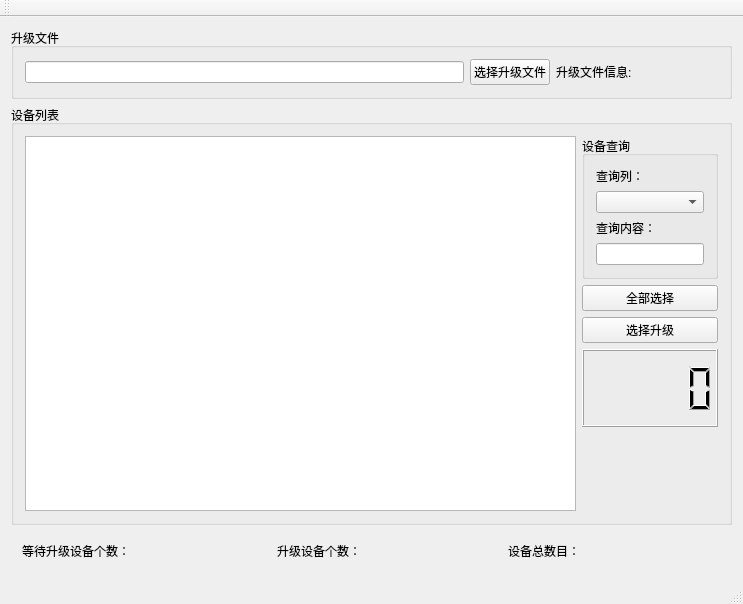
<?xml version="1.0" encoding="UTF-8"?>
<ui version="4.0">
 <class>UpdateServerWindow</class>
 <widget class="QMainWindow" name="UpdateServerWindow">
  <property name="geometry">
   <rect>
    <x>0</x>
    <y>0</y>
    <width>743</width>
    <height>604</height>
   </rect>
  </property>
  <property name="windowTitle">
   <string>卡尔远程设备升级服务</string>
  </property>
  <widget class="QWidget" name="centralWidget">
   <layout class="QVBoxLayout" name="verticalLayout">
    <item>
     <widget class="QGroupBox" name="groupBox_updateFile">
      <property name="sizePolicy">
       <sizepolicy hsizetype="Preferred" vsizetype="Maximum">
        <horstretch>0</horstretch>
        <verstretch>0</verstretch>
       </sizepolicy>
      </property>
      <property name="title">
       <string>升级文件</string>
      </property>
      <layout class="QHBoxLayout" name="horizontalLayout">
       <item>
        <widget class="QLineEdit" name="editFileName">
         <property name="sizePolicy">
          <sizepolicy hsizetype="Expanding" vsizetype="Fixed">
           <horstretch>0</horstretch>
           <verstretch>0</verstretch>
          </sizepolicy>
         </property>
        </widget>
       </item>
       <item>
        <widget class="QPushButton" name="ChoseFileBtn">
         <property name="sizePolicy">
          <sizepolicy hsizetype="Fixed" vsizetype="Fixed">
           <horstretch>0</horstretch>
           <verstretch>0</verstretch>
          </sizepolicy>
         </property>
         <property name="text">
          <string>选择升级文件</string>
         </property>
        </widget>
       </item>
       <item>
        <widget class="QLabel" name="label">
         <property name="sizePolicy">
          <sizepolicy hsizetype="Fixed" vsizetype="Preferred">
           <horstretch>0</horstretch>
           <verstretch>0</verstretch>
          </sizepolicy>
         </property>
         <property name="text">
          <string>升级文件信息:</string>
         </property>
        </widget>
       </item>
       <item>
        <widget class="QLabel" name="label_5">
         <property name="sizePolicy">
          <sizepolicy hsizetype="Maximum" vsizetype="Preferred">
           <horstretch>0</horstretch>
           <verstretch>0</verstretch>
          </sizepolicy>
         </property>
         <property name="minimumSize">
          <size>
           <width>80</width>
           <height>0</height>
          </size>
         </property>
         <property name="text">
          <string/>
         </property>
        </widget>
       </item>
      </layout>
     </widget>
    </item>
    <item>
     <widget class="QGroupBox" name="groupBox_devList">
      <property name="title">
       <string>设备列表</string>
      </property>
      <layout class="QGridLayout" name="gridLayout">
       <item row="0" column="1">
        <widget class="QGroupBox" name="groupBox">
         <property name="sizePolicy">
          <sizepolicy hsizetype="Maximum" vsizetype="Maximum">
           <horstretch>0</horstretch>
           <verstretch>0</verstretch>
          </sizepolicy>
         </property>
         <property name="title">
          <string>设备查询</string>
         </property>
         <layout class="QFormLayout" name="formLayout">
          <property name="fieldGrowthPolicy">
           <enum>QFormLayout::AllNonFixedFieldsGrow</enum>
          </property>
          <item row="0" column="0">
           <widget class="QLabel" name="label_8">
            <property name="text">
             <string>查询列：</string>
            </property>
           </widget>
          </item>
          <item row="2" column="0">
           <widget class="QLabel" name="label_9">
            <property name="text">
             <string>查询内容：</string>
            </property>
           </widget>
          </item>
          <item row="3" column="0">
           <widget class="QLineEdit" name="editSearch"/>
          </item>
          <item row="1" column="0" colspan="2">
           <widget class="QComboBox" name="comboSearchColumn"/>
          </item>
         </layout>
        </widget>
       </item>
       <item row="1" column="1">
        <widget class="QPushButton" name="btnCheckAll">
         <property name="sizePolicy">
          <sizepolicy hsizetype="Minimum" vsizetype="Maximum">
           <horstretch>0</horstretch>
           <verstretch>0</verstretch>
          </sizepolicy>
         </property>
         <property name="text">
          <string>全部选择</string>
         </property>
        </widget>
       </item>
       <item row="3" column="1">
        <widget class="DigitalClock" name="lcdNumber"/>
       </item>
       <item row="0" column="0" rowspan="5">
        <widget class="QTreeView" name="devView">
         <property name="editTriggers">
          <set>QAbstractItemView::NoEditTriggers</set>
         </property>
         <property name="selectionMode">
          <enum>QAbstractItemView::ExtendedSelection</enum>
         </property>
         <property name="rootIsDecorated">
          <bool>false</bool>
         </property>
         <attribute name="headerCascadingSectionResizes">
          <bool>false</bool>
         </attribute>
        </widget>
       </item>
       <item row="2" column="1">
        <widget class="QPushButton" name="btnSelectUpdate">
         <property name="sizePolicy">
          <sizepolicy hsizetype="Minimum" vsizetype="Maximum">
           <horstretch>0</horstretch>
           <verstretch>0</verstretch>
          </sizepolicy>
         </property>
         <property name="text">
          <string>选择升级</string>
         </property>
        </widget>
       </item>
      </layout>
     </widget>
    </item>
    <item>
     <widget class="QWidget" name="widget" native="true">
      <property name="sizePolicy">
       <sizepolicy hsizetype="Preferred" vsizetype="Maximum">
        <horstretch>0</horstretch>
        <verstretch>0</verstretch>
       </sizepolicy>
      </property>
      <layout class="QHBoxLayout" name="horizontalLayout_2">
       <item>
        <widget class="QLabel" name="label_3">
         <property name="sizePolicy">
          <sizepolicy hsizetype="Maximum" vsizetype="Preferred">
           <horstretch>0</horstretch>
           <verstretch>0</verstretch>
          </sizepolicy>
         </property>
         <property name="text">
          <string>等待升级设备个数：</string>
         </property>
        </widget>
       </item>
       <item>
        <widget class="QLabel" name="labelWaitingNumber">
         <property name="text">
          <string/>
         </property>
        </widget>
       </item>
       <item>
        <widget class="QLabel" name="label_4">
         <property name="sizePolicy">
          <sizepolicy hsizetype="Maximum" vsizetype="Preferred">
           <horstretch>0</horstretch>
           <verstretch>0</verstretch>
          </sizepolicy>
         </property>
         <property name="text">
          <string>升级设备个数：</string>
         </property>
        </widget>
       </item>
       <item>
        <widget class="QLabel" name="labelUpdatingNumer">
         <property name="text">
          <string/>
         </property>
        </widget>
       </item>
       <item>
        <widget class="QLabel" name="label_2">
         <property name="sizePolicy">
          <sizepolicy hsizetype="Maximum" vsizetype="Preferred">
           <horstretch>0</horstretch>
           <verstretch>0</verstretch>
          </sizepolicy>
         </property>
         <property name="text">
          <string>设备总数目：</string>
         </property>
        </widget>
       </item>
       <item>
        <widget class="QLabel" name="labelTotalDeviceNum">
         <property name="text">
          <string/>
         </property>
        </widget>
       </item>
      </layout>
     </widget>
    </item>
   </layout>
  </widget>
  <widget class="QMenuBar" name="menuBar">
   <property name="geometry">
    <rect>
     <x>0</x>
     <y>0</y>
     <width>743</width>
     <height>23</height>
    </rect>
   </property>
  </widget>
  <widget class="QToolBar" name="mainToolBar">
   <attribute name="toolBarArea">
    <enum>TopToolBarArea</enum>
   </attribute>
   <attribute name="toolBarBreak">
    <bool>false</bool>
   </attribute>
  </widget>
  <widget class="QStatusBar" name="statusBar"/>
 </widget>
 <layoutdefault spacing="6" margin="11"/>
 <customwidgets>
  <customwidget>
   <class>DigitalClock</class>
   <extends>QLCDNumber</extends>
   <header>digitalclock.h</header>
  </customwidget>
 </customwidgets>
 <resources/>
 <connections/>
</ui>
